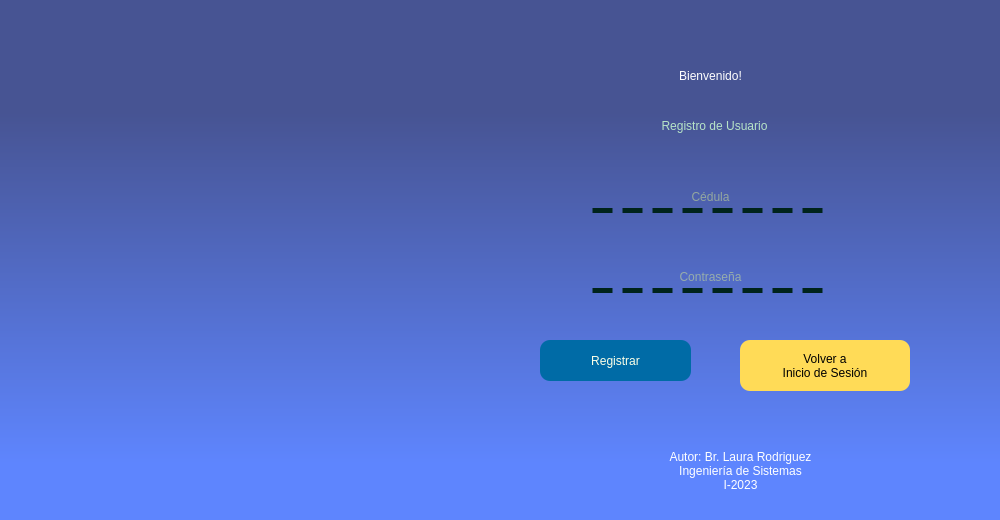
<?xml version="1.0" encoding="UTF-8"?>
<ui version="4.0">
 <class>Form</class>
 <widget class="QWidget" name="Form">
  <property name="geometry">
   <rect>
    <x>0</x>
    <y>0</y>
    <width>1000</width>
    <height>520</height>
   </rect>
  </property>
  <property name="windowTitle">
   <string>Form</string>
  </property>
  <widget class="QWidget" name="Background" native="true">
   <property name="geometry">
    <rect>
     <x>0</x>
     <y>0</y>
     <width>1000</width>
     <height>520</height>
    </rect>
   </property>
   <property name="styleSheet">
    <string notr="true">QWidget#Background{
background-color: qlineargradient(spread:pad, x1:0.5, y1:0.21, x2:0.5, y2:0.89, stop:0.0105263 rgba(58, 72, 140, 237), stop:1 rgba(83, 125, 255, 237));
}</string>
   </property>
   <widget class="QWidget" name="Background_2" native="true">
    <property name="geometry">
     <rect>
      <x>0</x>
      <y>0</y>
      <width>1000</width>
      <height>520</height>
     </rect>
    </property>
    <property name="styleSheet">
     <string notr="true">QWidget#Background{
background-color: qlineargradient(spread:pad, x1:0.5, y1:0.21, x2:0.5, y2:0.89, stop:0.0105263 rgba(58, 72, 140, 237), stop:1 rgba(83, 125, 255, 237));
}</string>
    </property>
    <widget class="QLineEdit" name="UserUP">
     <property name="geometry">
      <rect>
       <x>590</x>
       <y>180</y>
       <width>241</width>
       <height>33</height>
      </rect>
     </property>
     <property name="styleSheet">
      <string notr="true">background-color: transparent;
color: #D9ED92;
font: 17pt &quot;Arial&quot;;
border: 5px dashed Transparent;
border-bottom-color: #00241b;</string>
     </property>
     <property name="inputMask">
      <string/>
     </property>
     <property name="text">
      <string/>
     </property>
     <property name="maxLength">
      <number>8</number>
     </property>
     <property name="alignment">
      <set>Qt::AlignCenter</set>
     </property>
     <property name="placeholderText">
      <string>Cédula</string>
     </property>
    </widget>
    <widget class="QLineEdit" name="PassUP">
     <property name="geometry">
      <rect>
       <x>590</x>
       <y>260</y>
       <width>241</width>
       <height>33</height>
      </rect>
     </property>
     <property name="styleSheet">
      <string notr="true">background-color: transparent;
color: #D9ED92;
font: 17pt &quot;Arial&quot;;
border: 5px dashed Transparent;
border-bottom-color: #00241b;</string>
     </property>
     <property name="text">
      <string/>
     </property>
     <property name="maxLength">
      <number>10</number>
     </property>
     <property name="echoMode">
      <enum>QLineEdit::Password</enum>
     </property>
     <property name="alignment">
      <set>Qt::AlignCenter</set>
     </property>
     <property name="placeholderText">
      <string>Contraseña</string>
     </property>
    </widget>
    <widget class="QPushButton" name="Sign_BtnBD">
     <property name="geometry">
      <rect>
       <x>540</x>
       <y>340</y>
       <width>151</width>
       <height>41</height>
      </rect>
     </property>
     <property name="styleSheet">
      <string notr="true">QPushButton#Sign_BtnBD{
background-color: #006BA6;
border-radius: 10px;
font: bold 14pt &quot;Arial&quot;;
color: #FCFFE7;
}

QPushButton#Sign_BtnBD:pressed{
background-color: #3E6D9C;
color: #F0F0F0;
}</string>
     </property>
     <property name="text">
      <string>Registrar</string>
     </property>
    </widget>
    <widget class="QPushButton" name="Return_Btn">
     <property name="geometry">
      <rect>
       <x>740</x>
       <y>340</y>
       <width>170</width>
       <height>51</height>
      </rect>
     </property>
     <property name="styleSheet">
      <string notr="true">QPushButton#Return_Btn{
background-color: #ffdb57;
border-radius: 10px;
font: bold 14pt &quot;Arial&quot;;
color: #00000;
}

QPushButton#Return_Btn:pressed{
background-color: #3E6D9C;
color: #F0F0F0;
}</string>
     </property>
     <property name="text">
      <string>Volver a
Inicio de Sesión</string>
     </property>
    </widget>
    <widget class="QLabel" name="Bienv_title_2">
     <property name="geometry">
      <rect>
       <x>420</x>
       <y>50</y>
       <width>581</width>
       <height>51</height>
      </rect>
     </property>
     <property name="maximumSize">
      <size>
       <width>16777215</width>
       <height>120</height>
      </size>
     </property>
     <property name="styleSheet">
      <string notr="true">font: bold 35pt &quot;Arial Black&quot;;
color: #ffffff;</string>
     </property>
     <property name="text">
      <string>Bienvenido!</string>
     </property>
     <property name="alignment">
      <set>Qt::AlignCenter</set>
     </property>
     <property name="wordWrap">
      <bool>false</bool>
     </property>
     <property name="margin">
      <number>1</number>
     </property>
    </widget>
    <widget class="QLabel" name="Bienv_title">
     <property name="geometry">
      <rect>
       <x>424</x>
       <y>100</y>
       <width>581</width>
       <height>51</height>
      </rect>
     </property>
     <property name="maximumSize">
      <size>
       <width>16777215</width>
       <height>120</height>
      </size>
     </property>
     <property name="styleSheet">
      <string notr="true">font: 63 bold 22pt &quot;Arial Black&quot;;
color: #b7e4c7;</string>
     </property>
     <property name="text">
      <string>Registro de Usuario</string>
     </property>
     <property name="alignment">
      <set>Qt::AlignCenter</set>
     </property>
     <property name="wordWrap">
      <bool>false</bool>
     </property>
     <property name="margin">
      <number>1</number>
     </property>
    </widget>
    <widget class="QLabel" name="label">
     <property name="geometry">
      <rect>
       <x>490</x>
       <y>440</y>
       <width>501</width>
       <height>61</height>
      </rect>
     </property>
     <property name="styleSheet">
      <string notr="true">font: 12pt &quot;Arial&quot;;
color: #FFFFFF;</string>
     </property>
     <property name="text">
      <string>Autor: Br. Laura Rodriguez
Ingeniería de Sistemas
I-2023</string>
     </property>
     <property name="alignment">
      <set>Qt::AlignCenter</set>
     </property>
    </widget>
    <widget class="QLabel" name="label_2">
     <property name="geometry">
      <rect>
       <x>0</x>
       <y>0</y>
       <width>1000</width>
       <height>520</height>
      </rect>
     </property>
     <property name="text">
      <string>&lt;html&gt;&lt;head/&gt;&lt;body&gt;&lt;p&gt;&lt;img src=&quot;/home/Laura/Escritorio/SISTEMA 1.0/icons/back1000520.png&quot; width=&quot;1000&quot; height=&quot;520&quot;/&gt;&lt;/p&gt;&lt;/body&gt;&lt;/html&gt;</string>
     </property>
    </widget>
    <zorder>label_2</zorder>
    <zorder>UserUP</zorder>
    <zorder>PassUP</zorder>
    <zorder>Sign_BtnBD</zorder>
    <zorder>Return_Btn</zorder>
    <zorder>Bienv_title_2</zorder>
    <zorder>Bienv_title</zorder>
    <zorder>label</zorder>
   </widget>
  </widget>
 </widget>
 <resources/>
 <connections/>
</ui>
